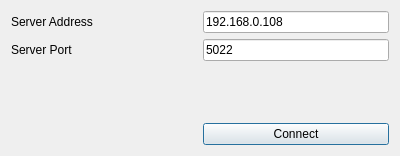
<?xml version="1.0" encoding="UTF-8"?>
<ui version="4.0">
 <class>ConnectDialog</class>
 <widget class="QDialog" name="ConnectDialog">
  <property name="windowModality">
   <enum>Qt::ApplicationModal</enum>
  </property>
  <property name="geometry">
   <rect>
    <x>0</x>
    <y>0</y>
    <width>400</width>
    <height>156</height>
   </rect>
  </property>
  <property name="windowTitle">
   <string>Connect</string>
  </property>
  <property name="sizeGripEnabled">
   <bool>false</bool>
  </property>
  <property name="modal">
   <bool>true</bool>
  </property>
  <layout class="QGridLayout" name="gridLayout_2">
   <item row="1" column="1">
    <widget class="QLineEdit" name="lineEditPort">
     <property name="text">
      <string>5022</string>
     </property>
    </widget>
   </item>
   <item row="0" column="1">
    <widget class="QLineEdit" name="lineEditAddress">
     <property name="text">
      <string>192.168.0.108</string>
     </property>
    </widget>
   </item>
   <item row="3" column="1">
    <widget class="QPushButton" name="pushButtonConnect">
     <property name="text">
      <string>Connect</string>
     </property>
    </widget>
   </item>
   <item row="2" column="1">
    <spacer name="verticalSpacer">
     <property name="orientation">
      <enum>Qt::Vertical</enum>
     </property>
     <property name="sizeHint" stdset="0">
      <size>
       <width>20</width>
       <height>40</height>
      </size>
     </property>
    </spacer>
   </item>
   <item row="0" column="0">
    <widget class="QLabel" name="label">
     <property name="text">
      <string>Server Address</string>
     </property>
    </widget>
   </item>
   <item row="3" column="0">
    <spacer name="horizontalSpacer">
     <property name="orientation">
      <enum>Qt::Horizontal</enum>
     </property>
     <property name="sizeHint" stdset="0">
      <size>
       <width>40</width>
       <height>20</height>
      </size>
     </property>
    </spacer>
   </item>
   <item row="1" column="0">
    <widget class="QLabel" name="label_2">
     <property name="text">
      <string>Server Port</string>
     </property>
    </widget>
   </item>
  </layout>
 </widget>
 <resources/>
 <connections/>
</ui>
